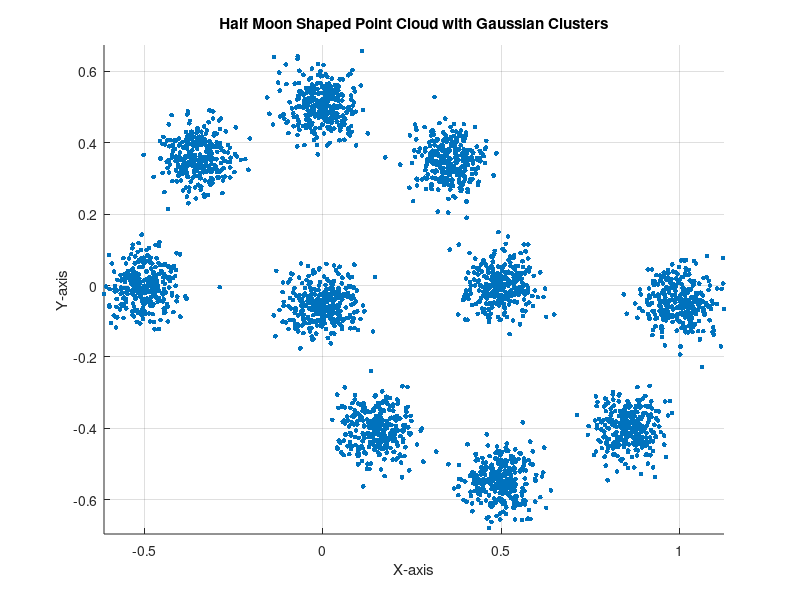

Write MATLAB code to recreate this figure. (Note: this script raises an error after producing the figure.)
clc;
clear all

n = 3000;
r = 0.5; % radius of the moons
w = 0.05; % width of the moons
d = 0.05; % distance between the two moons

numClusters = 5;

theta1 = pi - linspace(0, pi, numClusters);
x1 = r * cos(theta1);
y1 = r * sin(theta1);

theta2 = linspace(0, pi, numClusters);
x2 = r * cos(theta2) + r;
y2 = -r * sin(theta2) - d;

pointsX = [];
pointsY = [];

for i = 1:numClusters
    pointsX = [pointsX; x1(i) + randn(n/numClusters/2, 1) * w];
    pointsY = [pointsY; y1(i) + randn(n/numClusters/2, 1) * w];
end

for i = 1:numClusters
    pointsX = [pointsX; x2(i) + randn(n/numClusters/2, 1) * w];
    pointsY = [pointsY; y2(i) + randn(n/numClusters/2, 1) * w];
end

figure;
scatter(pointsX, pointsY, 12, 'filled');
title('Half Moon Shaped Point Cloud with Gaussian Clusters');
xlabel('X-axis');
ylabel('Y-axis');
axis equal;
grid on;

figureCounter = 1;  % Initialize a counter for saving figures
saveas(gcf, ['/Users/chuxiangbowang/Desktop/ScatterPlot_', num2str(figureCounter), '.png']);
figureCounter = figureCounter + 1;


for ep = 0.01:0.02:0.19
    
    K = @(x) exp(-x/(2*ep));

    d = (pointsX - pointsX').^2 + (pointsY - pointsY').^2;
    A = K(d);
    A = A - diag(diag(A)); 

    G = graph(A);

    figure;
    plot(G,'XData',pointsX,'YData',pointsY,'EdgeCData', G.Edges.Weight,'EdgeAlpha',0.5)
    colorbar
    colormap(flip(gray))
    title(['Graph for ep = ', num2str(ep)]);
    saveas(gcf, ['/Users/chuxiangbowang/Desktop/GraphPlot_ep_', num2str(ep), '_', num2str(figureCounter), '.png']);
    figureCounter = figureCounter + 1;

    % generate the diffusion map
    t = 100; % number of time steps

    % probability transition matrix
    D = sum(A,2)*ones(1,length(A));   % row sum repeated over each column
    P = A./D;

  
    [V,L,W] = eig(P);   
    L = ones(length(V),1)*diag(L.^t)'; 

    [eigenVectorsP, eigenValuesP] = eig(P);

   
    xNew = L.*V;
    xNewA = xNew(:,2);
    xNewB = xNew(:,3);

    figure;
    hold on
    plot(xNewA(1:length(pointsX)/2),xNewB(1:length(pointsX)/2),'.')
    plot(xNewA(length(pointsX)/2+1:end),xNewB(length(pointsX)/2+1:end),'.')
    title(['Diffusion Map of Half Moon Shaped Point Cloud for ep = ', num2str(ep)]);
    xlabel('New X-axis');
    ylabel('New Y-axis');
    grid on;
    saveas(gcf, ['/Users/chuxiangbowang/Desktop/DiffusionMap_ep_', num2str(ep), '_', num2str(figureCounter), '.png']);
    figureCounter = figureCounter + 1;

    % Plot first 10 eigenvalues
    figure;
    plot(1:10, diag(eigenValuesP(1:10, 1:10)), 'o-');
    title(['First 10 Eigenvalues for ep = ', num2str(ep)]);
    xlabel('Eigenvalue Index');
    ylabel('Eigenvalue');
    grid on;
    saveas(gcf, ['/Users/chuxiangbowang/Desktop/EigenvaluesPlot_ep_', num2str(ep), '_', num2str(figureCounter), '.png']);
    figureCounter = figureCounter + 1;
end
